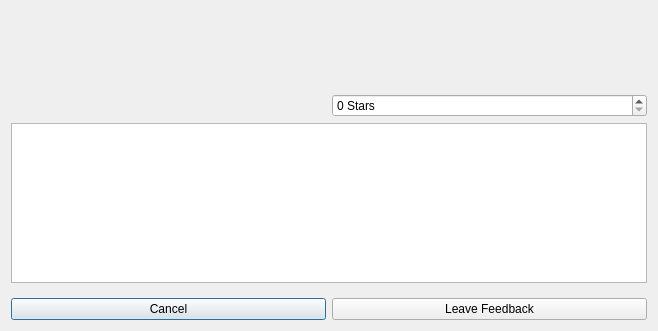
<?xml version="1.0" encoding="UTF-8"?>
<ui version="4.0">
 <class>OfferFeedbackDialog</class>
 <widget class="QDialog" name="OfferFeedbackDialog">
  <property name="geometry">
   <rect>
    <x>0</x>
    <y>0</y>
    <width>658</width>
    <height>331</height>
   </rect>
  </property>
  <property name="windowTitle">
   <string>Leave Offer Feedback</string>
  </property>
  <layout class="QGridLayout" name="gridLayout">
   <item row="1" column="0">
    <widget class="QLabel" name="manageInfo">
     <property name="text">
      <string/>
     </property>
     <property name="wordWrap">
      <bool>true</bool>
     </property>
    </widget>
   </item>
   <item row="0" column="0">
    <widget class="QLabel" name="aboutFeedback">
     <property name="text">
      <string/>
     </property>
    </widget>
   </item>
   <item row="2" column="0">
    <layout class="QHBoxLayout" name="horizontalLayout">
     <item>
      <widget class="QLabel" name="manageInfo2">
       <property name="font">
        <font>
         <pointsize>12</pointsize>
         <weight>75</weight>
         <bold>true</bold>
        </font>
       </property>
       <property name="cursor">
        <cursorShape>IBeamCursor</cursorShape>
       </property>
       <property name="text">
        <string>&lt;html&gt;&lt;head/&gt;&lt;body&gt;&lt;p&gt;&lt;br/&gt;&lt;/p&gt;&lt;/body&gt;&lt;/html&gt;</string>
       </property>
       <property name="wordWrap">
        <bool>true</bool>
       </property>
       <property name="textInteractionFlags">
        <set>Qt::LinksAccessibleByMouse|Qt::TextSelectableByKeyboard|Qt::TextSelectableByMouse</set>
       </property>
      </widget>
     </item>
    </layout>
   </item>
   <item row="7" column="0">
    <layout class="QHBoxLayout" name="horizontalLayout_3">
     <item>
      <widget class="QPushButton" name="cancelButton">
       <property name="text">
        <string>Cancel</string>
       </property>
      </widget>
     </item>
     <item>
      <widget class="QPushButton" name="feedbackButton">
       <property name="toolTip">
        <string>Leave feedback on this offer accept</string>
       </property>
       <property name="text">
        <string>Leave Feedback</string>
       </property>
      </widget>
     </item>
    </layout>
   </item>
   <item row="5" column="0">
    <spacer name="verticalSpacer">
     <property name="orientation">
      <enum>Qt::Vertical</enum>
     </property>
     <property name="sizeHint" stdset="0">
      <size>
       <width>20</width>
       <height>40</height>
      </size>
     </property>
    </spacer>
   </item>
   <item row="4" column="0">
    <layout class="QHBoxLayout" name="horizontalLayout_4">
     <item>
      <widget class="QTextEdit" name="primaryFeedback"/>
     </item>
    </layout>
   </item>
   <item row="3" column="0">
    <layout class="QHBoxLayout" name="horizontalLayout_2">
     <item>
      <widget class="QLabel" name="primaryLabel">
       <property name="text">
        <string/>
       </property>
       <property name="wordWrap">
        <bool>true</bool>
       </property>
      </widget>
     </item>
     <item>
      <widget class="QSpinBox" name="primaryRating">
       <property name="suffix">
        <string> Stars</string>
       </property>
       <property name="maximum">
        <number>5</number>
       </property>
      </widget>
     </item>
    </layout>
   </item>
  </layout>
 </widget>
 <resources>
  <include location="../syscoin.qrc"/>
 </resources>
 <connections/>
</ui>
